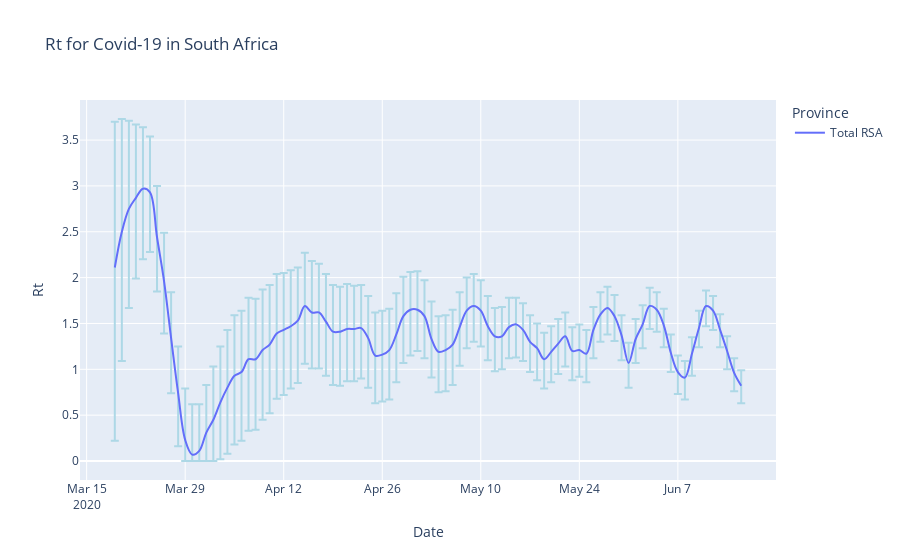

Write notebook code for a chart like this one.
### Code cell
fig3 = px.line(state_single, x='Date', y='Rt', color='Province',
              error_y='e_plus', error_y_minus='e_minus',
              title='Rt for Covid-19 in South Africa', line_shape='spline')
fig3.update_traces(hovertemplate=None)
fig3.update_layout(hovermode="x")
fig3['data'][0]['error_y']['color'] = 'lightblue'

fig3.show()
